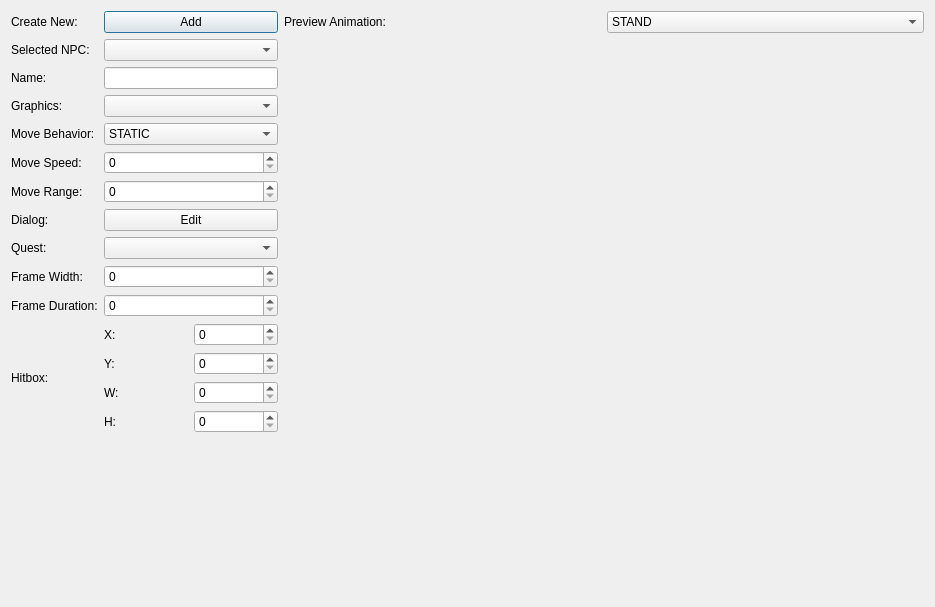
<?xml version="1.0" encoding="UTF-8"?>
<ui version="4.0">
 <class>NPCEditTab</class>
 <widget class="QDialog" name="NPCEditTab">
  <property name="geometry">
   <rect>
    <x>0</x>
    <y>0</y>
    <width>935</width>
    <height>607</height>
   </rect>
  </property>
  <property name="sizePolicy">
   <sizepolicy hsizetype="Preferred" vsizetype="Preferred">
    <horstretch>0</horstretch>
    <verstretch>0</verstretch>
   </sizepolicy>
  </property>
  <property name="windowTitle">
   <string>Dialog</string>
  </property>
  <layout class="QGridLayout" name="gridLayout">
   <item row="0" column="0">
    <layout class="QHBoxLayout" name="horizontalLayout">
     <property name="rightMargin">
      <number>0</number>
     </property>
     <item>
      <layout class="QGridLayout" name="gridLayout_2">
       <property name="sizeConstraint">
        <enum>QLayout::SetMinimumSize</enum>
       </property>
       <item row="5" column="0">
        <widget class="QLabel" name="label_3">
         <property name="maximumSize">
          <size>
           <width>150</width>
           <height>16777215</height>
          </size>
         </property>
         <property name="text">
          <string>Move Speed:</string>
         </property>
        </widget>
       </item>
       <item row="6" column="1">
        <widget class="QSpinBox" name="moveRangeSpinBox">
         <property name="maximumSize">
          <size>
           <width>300</width>
           <height>16777215</height>
          </size>
         </property>
         <property name="maximum">
          <number>999</number>
         </property>
        </widget>
       </item>
       <item row="5" column="1">
        <widget class="QSpinBox" name="moveSpeedSpinBox">
         <property name="maximumSize">
          <size>
           <width>300</width>
           <height>16777215</height>
          </size>
         </property>
         <property name="maximum">
          <number>99</number>
         </property>
        </widget>
       </item>
       <item row="9" column="1">
        <widget class="QSpinBox" name="frameWidthSpinBox">
         <property name="maximum">
          <number>9999</number>
         </property>
        </widget>
       </item>
       <item row="6" column="0">
        <widget class="QLabel" name="label_4">
         <property name="text">
          <string>Move Range:</string>
         </property>
        </widget>
       </item>
       <item row="8" column="0">
        <widget class="QLabel" name="label_6">
         <property name="text">
          <string>Quest:</string>
         </property>
        </widget>
       </item>
       <item row="10" column="1">
        <widget class="QSpinBox" name="animationFrameDurationSpinBox">
         <property name="maximum">
          <number>9999</number>
         </property>
        </widget>
       </item>
       <item row="2" column="0">
        <widget class="QLabel" name="label">
         <property name="maximumSize">
          <size>
           <width>150</width>
           <height>16777215</height>
          </size>
         </property>
         <property name="text">
          <string>Name:</string>
         </property>
        </widget>
       </item>
       <item row="12" column="0">
        <spacer name="verticalSpacer">
         <property name="orientation">
          <enum>Qt::Vertical</enum>
         </property>
         <property name="sizeHint" stdset="0">
          <size>
           <width>20</width>
           <height>40</height>
          </size>
         </property>
        </spacer>
       </item>
       <item row="3" column="0">
        <widget class="QLabel" name="label_14">
         <property name="maximumSize">
          <size>
           <width>150</width>
           <height>16777215</height>
          </size>
         </property>
         <property name="text">
          <string>Graphics:</string>
         </property>
        </widget>
       </item>
       <item row="2" column="1">
        <widget class="QLineEdit" name="nameLineEdit">
         <property name="maximumSize">
          <size>
           <width>300</width>
           <height>16777215</height>
          </size>
         </property>
        </widget>
       </item>
       <item row="8" column="1">
        <widget class="QComboBox" name="questSelectorComboBox">
         <property name="maximumSize">
          <size>
           <width>300</width>
           <height>16777215</height>
          </size>
         </property>
        </widget>
       </item>
       <item row="1" column="1">
        <widget class="QComboBox" name="npcSelectorComboBox">
         <property name="maximumSize">
          <size>
           <width>300</width>
           <height>16777215</height>
          </size>
         </property>
        </widget>
       </item>
       <item row="0" column="0">
        <widget class="QLabel" name="label_13">
         <property name="maximumSize">
          <size>
           <width>150</width>
           <height>16777215</height>
          </size>
         </property>
         <property name="text">
          <string>Create New:</string>
         </property>
        </widget>
       </item>
       <item row="3" column="1">
        <widget class="QComboBox" name="graphicsComboBox">
         <property name="maximumSize">
          <size>
           <width>300</width>
           <height>16777215</height>
          </size>
         </property>
        </widget>
       </item>
       <item row="11" column="0">
        <widget class="QLabel" name="label_8">
         <property name="text">
          <string>Hitbox:</string>
         </property>
        </widget>
       </item>
       <item row="9" column="0">
        <widget class="QLabel" name="label_15">
         <property name="text">
          <string>Frame Width:</string>
         </property>
        </widget>
       </item>
       <item row="11" column="1">
        <layout class="QGridLayout" name="gridLayout_4">
         <item row="3" column="0">
          <widget class="QLabel" name="label_12">
           <property name="text">
            <string>H:</string>
           </property>
          </widget>
         </item>
         <item row="0" column="0">
          <widget class="QLabel" name="label_9">
           <property name="text">
            <string>X:</string>
           </property>
          </widget>
         </item>
         <item row="1" column="0">
          <widget class="QLabel" name="label_10">
           <property name="text">
            <string>Y:</string>
           </property>
          </widget>
         </item>
         <item row="2" column="0">
          <widget class="QLabel" name="label_11">
           <property name="text">
            <string>W:</string>
           </property>
          </widget>
         </item>
         <item row="0" column="1">
          <widget class="QSpinBox" name="hitboxXSpinBox">
           <property name="maximum">
            <number>9999</number>
           </property>
          </widget>
         </item>
         <item row="1" column="1">
          <widget class="QSpinBox" name="hitboxYSpinBox">
           <property name="maximum">
            <number>9999</number>
           </property>
          </widget>
         </item>
         <item row="2" column="1">
          <widget class="QSpinBox" name="hitboxWSpinBox">
           <property name="maximum">
            <number>9999</number>
           </property>
          </widget>
         </item>
         <item row="3" column="1">
          <widget class="QSpinBox" name="hitboxHSpinBox">
           <property name="maximum">
            <number>9999</number>
           </property>
          </widget>
         </item>
        </layout>
       </item>
       <item row="0" column="1">
        <widget class="QPushButton" name="pushButton">
         <property name="maximumSize">
          <size>
           <width>300</width>
           <height>16777215</height>
          </size>
         </property>
         <property name="text">
          <string>Add</string>
         </property>
        </widget>
       </item>
       <item row="10" column="0">
        <widget class="QLabel" name="label_7">
         <property name="text">
          <string>Frame Duration:</string>
         </property>
        </widget>
       </item>
       <item row="7" column="0">
        <widget class="QLabel" name="label_5">
         <property name="text">
          <string>Dialog:</string>
         </property>
        </widget>
       </item>
       <item row="1" column="0">
        <widget class="QLabel" name="label_2">
         <property name="maximumSize">
          <size>
           <width>150</width>
           <height>16777215</height>
          </size>
         </property>
         <property name="text">
          <string>Selected NPC:</string>
         </property>
        </widget>
       </item>
       <item row="4" column="0">
        <widget class="QLabel" name="label_16">
         <property name="maximumSize">
          <size>
           <width>150</width>
           <height>16777215</height>
          </size>
         </property>
         <property name="text">
          <string>Move Behavior:</string>
         </property>
        </widget>
       </item>
       <item row="4" column="1">
        <widget class="QComboBox" name="moveBehaviorComboBox">
         <property name="maximumSize">
          <size>
           <width>300</width>
           <height>16777215</height>
          </size>
         </property>
         <item>
          <property name="text">
           <string>STATIC</string>
          </property>
         </item>
         <item>
          <property name="text">
           <string>ZIG-ZAG</string>
          </property>
         </item>
         <item>
          <property name="text">
           <string>FLY ZIG-ZAG</string>
          </property>
         </item>
         <item>
          <property name="text">
           <string>FLY UP-DOWN</string>
          </property>
         </item>
        </widget>
       </item>
       <item row="7" column="1">
        <widget class="QPushButton" name="pushButton_2">
         <property name="text">
          <string>Edit</string>
         </property>
        </widget>
       </item>
      </layout>
     </item>
     <item>
      <layout class="QVBoxLayout" name="verticalLayout">
       <property name="sizeConstraint">
        <enum>QLayout::SetMaximumSize</enum>
       </property>
       <property name="topMargin">
        <number>0</number>
       </property>
       <property name="rightMargin">
        <number>0</number>
       </property>
       <item>
        <layout class="QGridLayout" name="gridLayout_6">
         <item row="0" column="0">
          <widget class="QLabel" name="label_17">
           <property name="text">
            <string>Preview Animation:</string>
           </property>
          </widget>
         </item>
         <item row="0" column="1">
          <widget class="QComboBox" name="comboBox">
           <item>
            <property name="text">
             <string>STAND</string>
            </property>
           </item>
           <item>
            <property name="text">
             <string>WALK/FLY</string>
            </property>
           </item>
           <item>
            <property name="text">
             <string>GOT ITEM</string>
            </property>
           </item>
           <item>
            <property name="text">
             <string>GIVE ITEM</string>
            </property>
           </item>
           <item>
            <property name="text">
             <string>TALK</string>
            </property>
           </item>
          </widget>
         </item>
        </layout>
       </item>
       <item>
        <widget class="NpcPreviewArea" name="npcPreviewAreaWidget" native="true">
         <property name="sizePolicy">
          <sizepolicy hsizetype="Expanding" vsizetype="Expanding">
           <horstretch>0</horstretch>
           <verstretch>0</verstretch>
          </sizepolicy>
         </property>
         <property name="minimumSize">
          <size>
           <width>640</width>
           <height>480</height>
          </size>
         </property>
        </widget>
       </item>
      </layout>
     </item>
    </layout>
   </item>
  </layout>
 </widget>
 <customwidgets>
  <customwidget>
   <class>NpcPreviewArea</class>
   <extends>QWidget</extends>
   <header>widgets/npcpreviewarea.h</header>
   <container>1</container>
  </customwidget>
 </customwidgets>
 <resources/>
 <connections/>
</ui>
